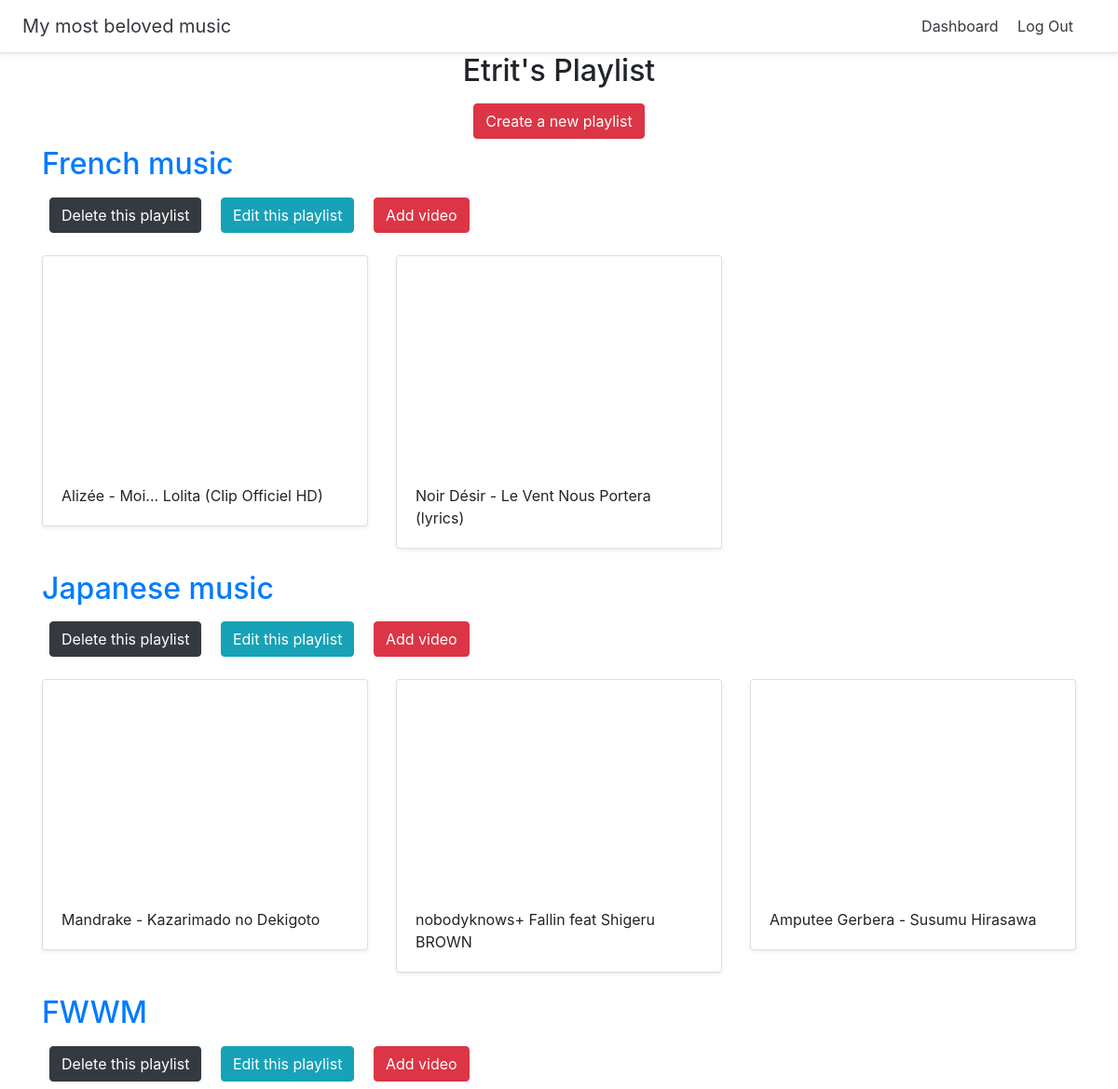
The page /dashboard (signed in) on the database its author committed.
### topmusicapp/models.py (models this page shows, shortened)
class MusicPlaylist(models.Model):
    title = models.CharField(max_length=255)
    user = models.ForeignKey(User, on_delete=models.CASCADE)

class Video(models.Model):
    title = models.CharField(max_length=255)
    url = models.URLField()
    youtube_id = models.CharField(max_length=255)
    playlist = models.ForeignKey(MusicPlaylist, on_delete=models.CASCADE)

### topmusicapp/views.py (the view)
# urls.py: path('dashboard', views.dashboard, name='dashboard'),
@login_required
def dashboard(request):
    playlists = MusicPlaylist.objects.filter(user=request.user)
    return render(request, 'topmusicapp/dashboard.html', {'playlists': playlists})

### topmusicapp/templates/topmusicapp/dashboard.html
{% extends 'topmusicapp/base.html' %} {% block content %}
<div class="container">
  <div class="text-center ">
    <h2>{{user.username}}'s Playlist</h2>
    <a href="{% url 'create_playlist' %}" class="btn btn-danger m-2">Create a new playlist</a>
  </div>
               {% for playlist in playlists %}
  <h2> <a href="{% url 'detail_playlist' playlist.id %}">{{playlist.title}}</a></h2>
  <a href="{% url 'delete_playlist' playlist.id %}" class="btn btn-dark m-2">Delete this playlist</a>
  <a href="{% url 'update_playlist' playlist.id %}" class="btn btn-info m-2">Edit this playlist</a>
  <a href="{% url 'add_video' playlist.id %}" class="btn btn-danger m-2">Add video</a>
    <div class="row">
     {% for video in playlist.video_set.all %}
      <div class="col-md-4 mt-3">
        <div class="card mb-4 shadow-sm">
         <iframe width="100%" height="225" src="https://www.youtube.com/embed/{{video.youtube_id}}" frameborder="0" allow="accelerometer; autoplay; clipboard-write; encrypted-media; gyroscope; picture-in-picture" allowfullscreen></iframe>
         <div class="card-body">
          <p class="card-text">{{video.title}}</p>
         </div>
        </div>
      </div>
      {% endfor %}
    </div>
    {% endfor %}
     </div>
{% endblock %}

### topmusicapp/templates/topmusicapp/base.html (shortened to what this page needs)
<!DOCTYPE html>
<html lang="en">
  {% load static %}
  <head>
    <link
      rel="stylesheet"
      href="https://stackpath.bootstrapcdn.com/bootstrap/4.2.1/css/bootstrap.min.css"
    />
    <link href="{% static 'custom.css' %}" rel="stylesheet" />
  </head>
  <body>
    <div
      class="d-flex flex-column flex-md-row align-items-center p-3 px-md-4 bg-white border-bottom shadow-sm"
    >
      <h5 class="my-0 mr-md-auto font-weight-normal">
        <a href="{% url 'home' %}" class="text-dark">My most beloved music</a>
      </h5>
      <nav class="my-2 my-md-0 mr-md-3">
        {% if user.is_authenticated %}
        <a class="p-2 text-dark" href="{% url 'dashboard' %}">Dashboard</a>
        <a class="p-2 text-dark" href="{% url 'logout' %}">Log Out</a>
        {% else %}
        <a class="p-2 text-dark" href="{% url 'login' %}">Log In</a>
        {% endif %}
      </nav>
    </div>
    {% block content %} {% endblock %}
  </body>
</html>

### rows shown on the page
MusicPlaylist: title "French music"
Video: title "Alizée - Moi... Lolita (Clip Officiel HD)"
Video: title "Noir Désir - Le Vent Nous Portera (lyrics)"
MusicPlaylist: title "Japanese music"
Video: title "Mandrake - Kazarimado no Dekigoto"
Video: title "nobodyknows+ Fallin feat Shigeru BROWN"
Video: title "Amputee Gerbera - Susumu Hirasawa"
MusicPlaylist: title "FWWM"

### other values the page prints
{{ user.username }} "Etrit"
